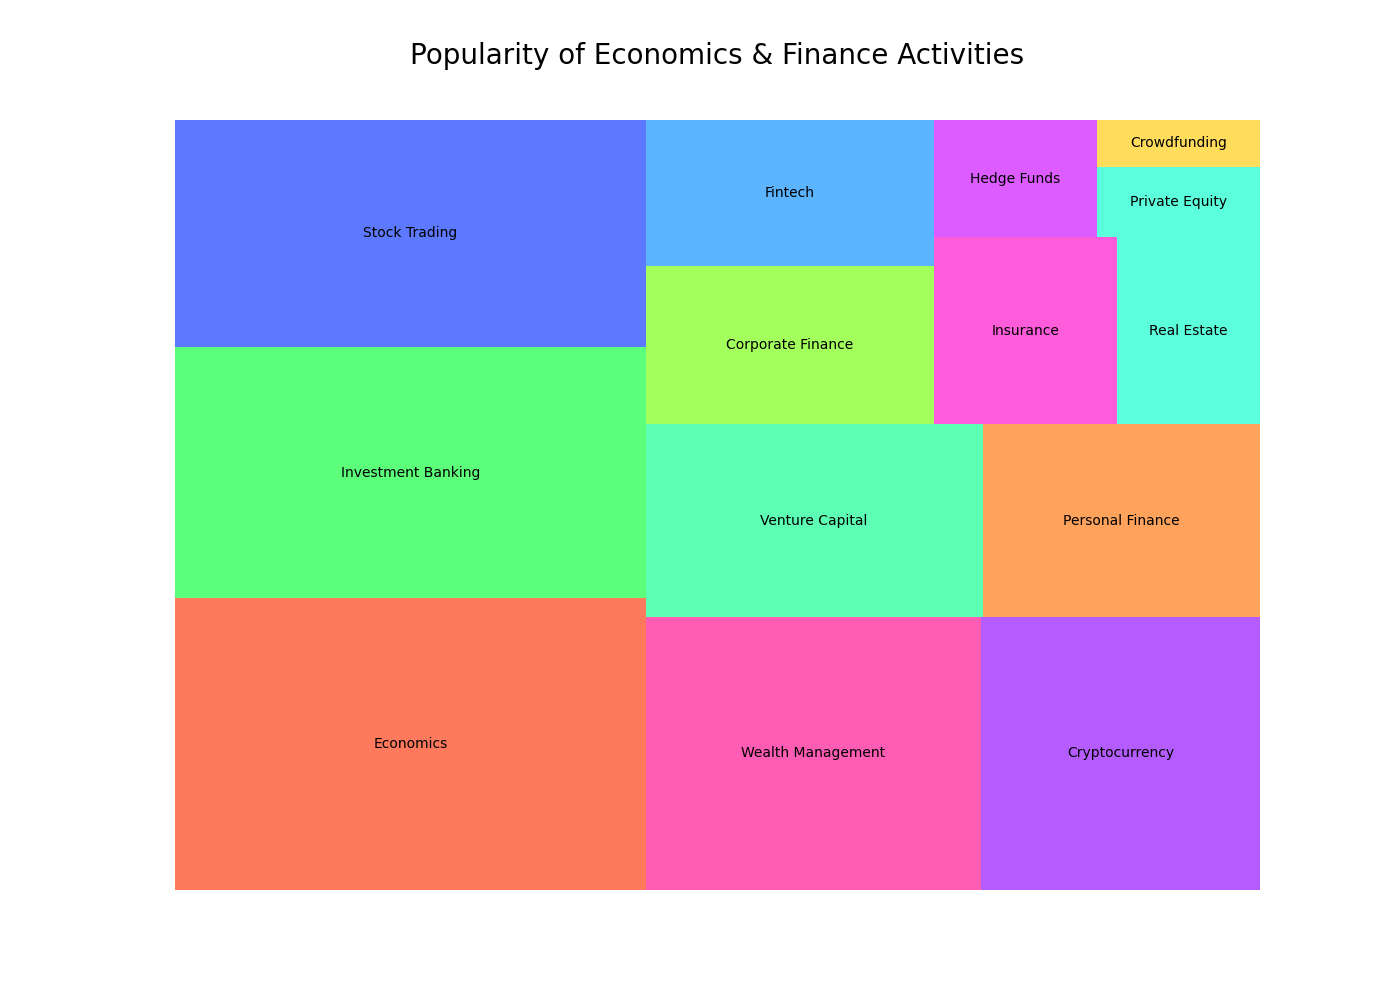

Source code (Python):

import matplotlib.pyplot as plt
import squarify

# Data for economics and finance activities
activities = [
    'Economics', 'Investment Banking', 'Stock Trading', 'Wealth Management', 
    'Cryptocurrency', 'Venture Capital', 'Personal Finance', 'Corporate Finance', 
    'Fintech', 'Insurance', 'Real Estate', 'Hedge Funds', 'Private Equity', 
    'Crowdfunding'
]
market_share = [18.0, 15.5, 14.0, 12.0, 10.0, 8.5, 7.0, 6.0, 5.5, 4.5, 3.5, 2.5, 1.5, 1.0]

# Custom color scheme
colors = [
    '#FF5733', '#33FF57', '#3357FF', '#FF33A1', '#A133FF', '#33FFA1', 
    '#FF8C33', '#8CFF33', '#33A1FF', '#FF33D4', '#33FFD4', '#D433FF', 
    '#33FFD4', '#FFD433'
]

# Treemap
plt.figure(figsize=(14, 10))  # Adjusting the size of the treemap
squarify.plot(sizes=market_share, label=activities, color=colors, alpha=0.8)
plt.title('Popularity of Economics & Finance Activities', fontsize=20, pad=40)
plt.axis('off')  # No axes for a cleaner look

plt.show()
